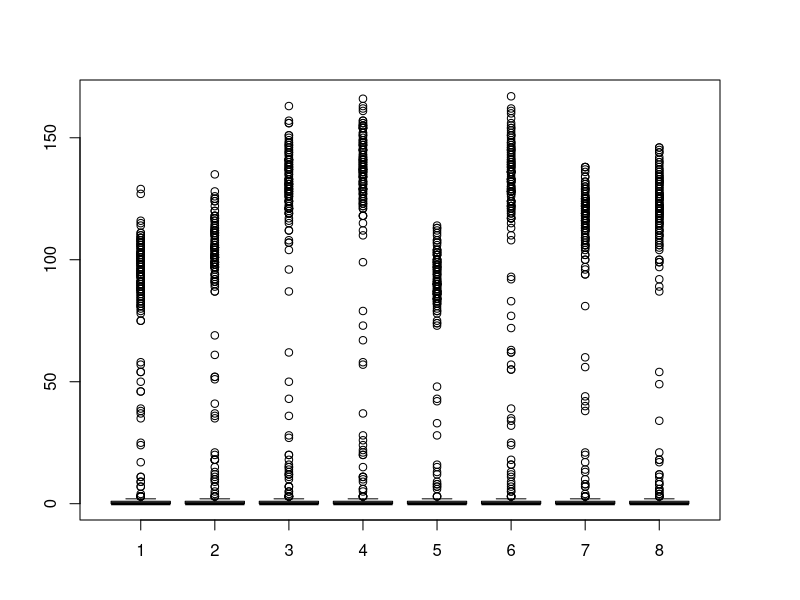
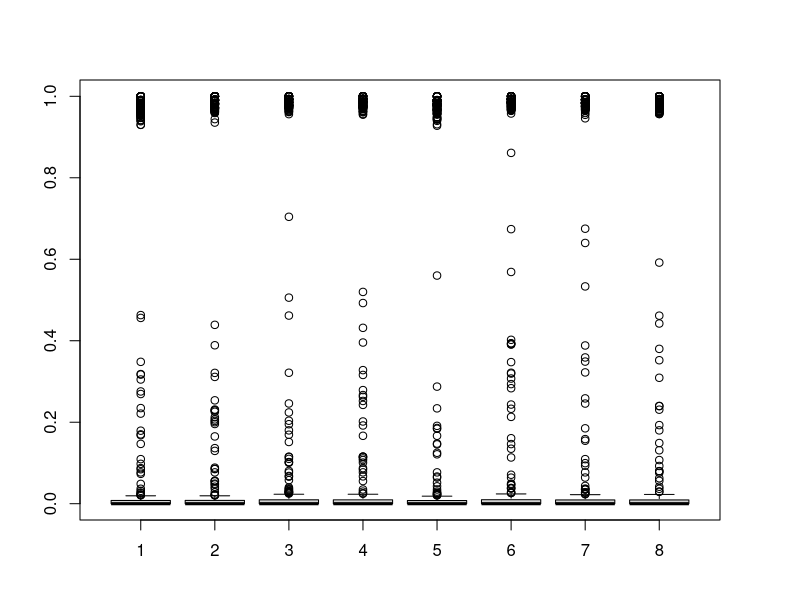
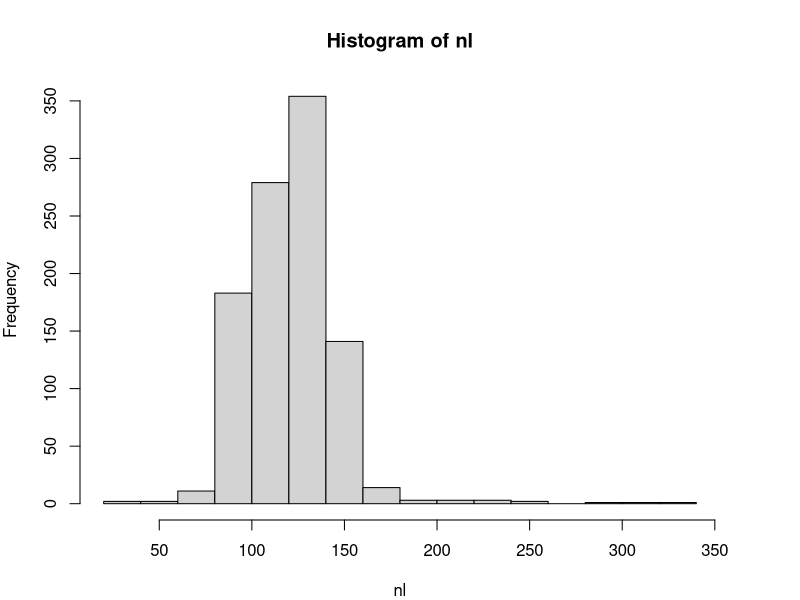
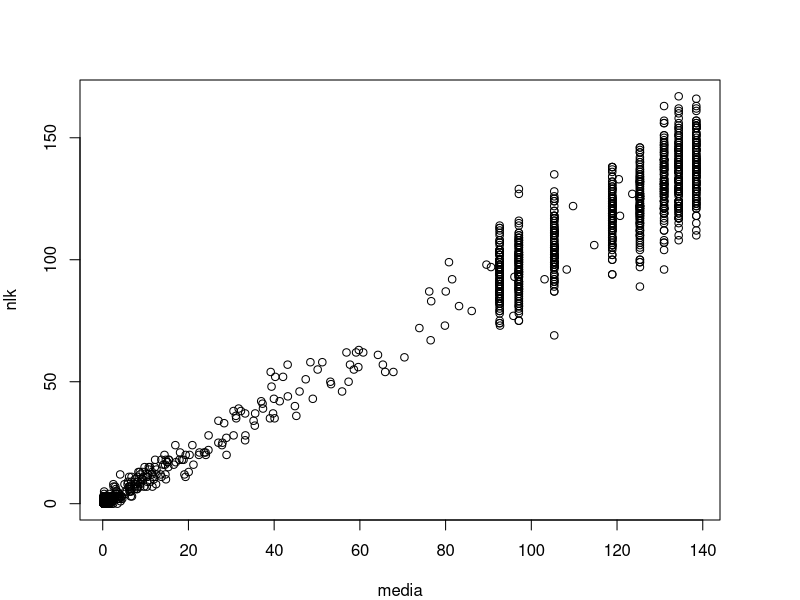
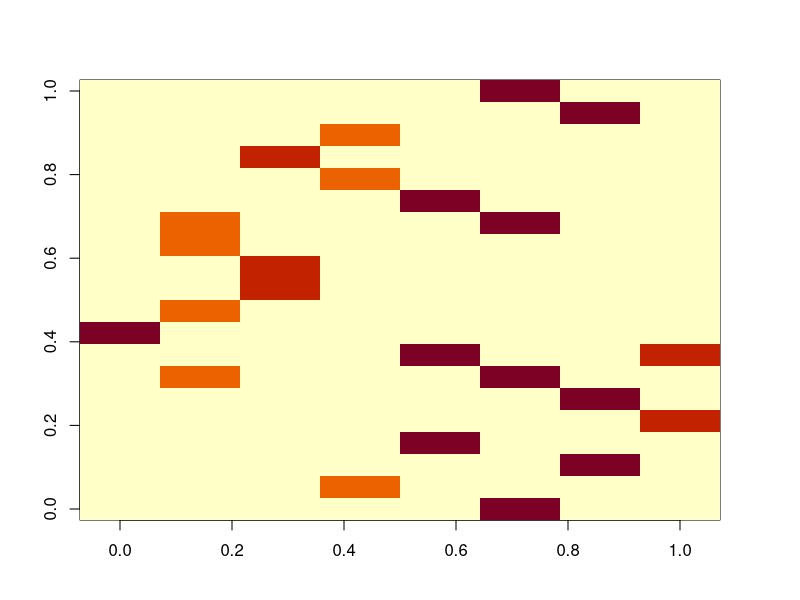
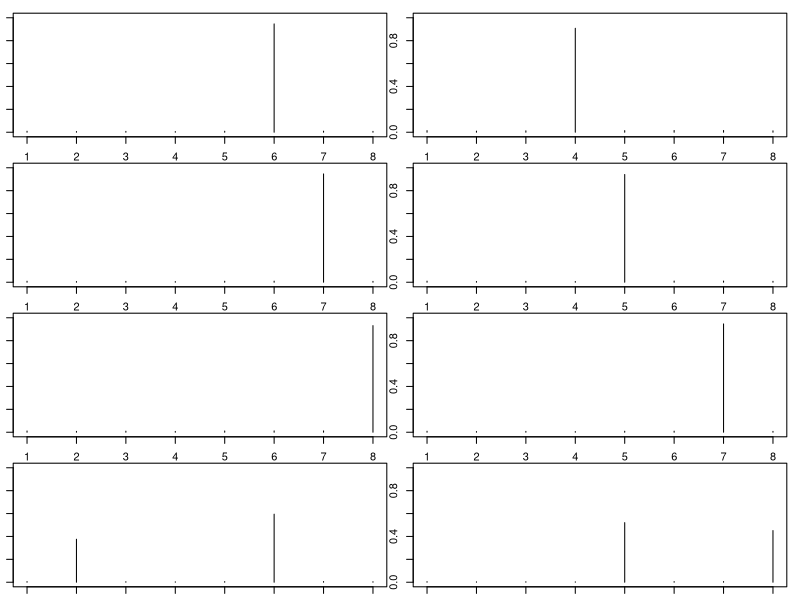
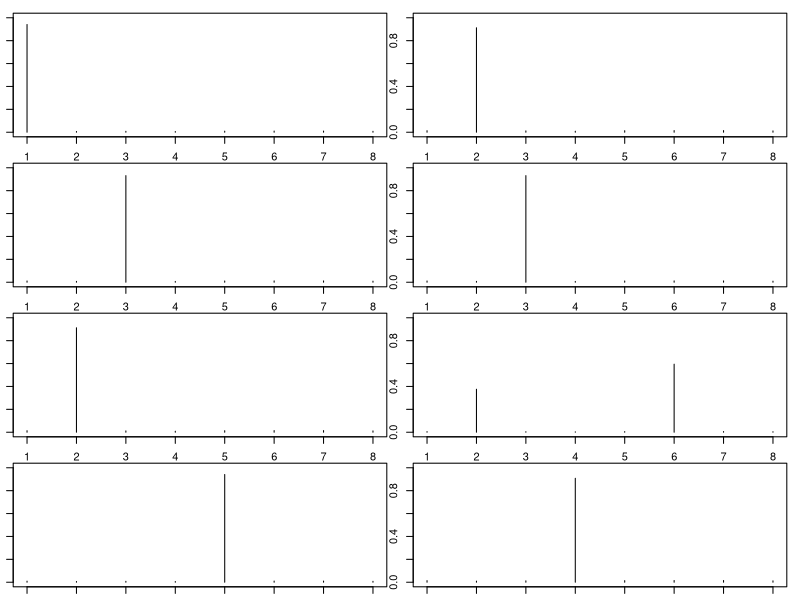
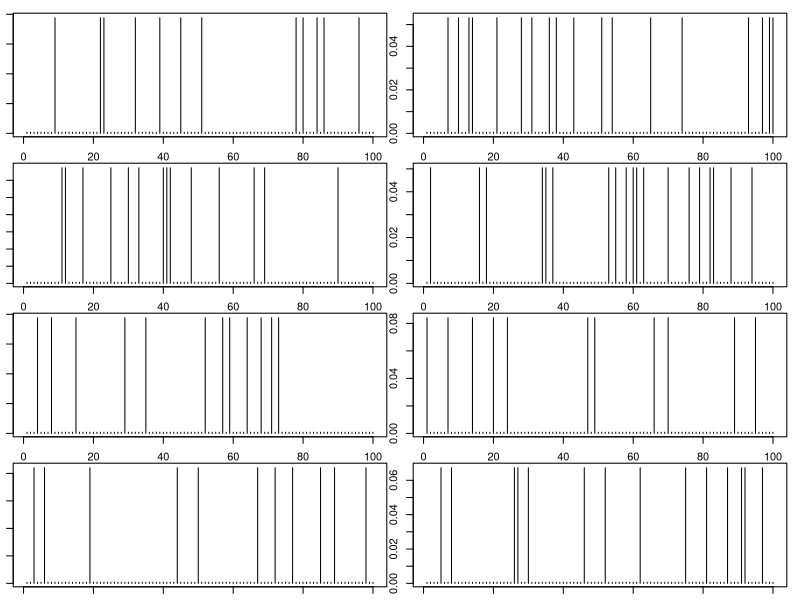

Recreate these plots in R, in order. (Note: this script raises an error after producing the figures.)
rm(list=ls(all=TRUE))
library(MCMCpack)
set.seed(40)

nloc=1000
nspp=100
ncommun=8

#design matrix
xmat=matrix(runif(nloc*ncommun,min=-3,max=3),nloc,ncommun)

#pure sites
tmp=matrix(-3,ncommun,ncommun)
diag(tmp)=3
num1=floor(nloc/ncommun)
for (i in 1:120){
  seq1=(ncommun*(i-1)+1):(ncommun*i)
  xmat[seq1,]=tmp
}
# image(xmat[1:(num1*ncommun),])

#parameters
lambda.true=lambda=runif(ncommun,min=4,max=7)
betas.true=betas=diag(1,ncommun)

#get means
lambda1=matrix(lambda,nloc,ncommun,byrow=T)
media.true=media=exp(log(lambda1)+xmat%*%betas); range(media)
head(media)

#generate N_lk
par(mfrow=c(1,1),mar=rep(4,4))
nlk=matrix(NA,nloc,ncommun)
for (i in 1:ncommun){
  nlk[,i]=rpois(nloc,media[,i])
}
nlk.true=nlk; boxplot(nlk)
z=nlk/apply(nlk,1,sum); apply(z,1,sum); boxplot(z); apply(z,2,range); apply(z>0.9,2,mean)
nl=apply(nlk,1,sum)
hist(nl)
sum(nl)

plot(media,nlk)

#generate phi (assuming that each species is strongly present in a single group) 
phi=matrix(0.01,ncommun,nspp)
num=floor(nspp/ncommun)
for (i in 1:nspp){
  n=rbinom(1,size=1,prob=0.1)+1
  ind=sample(1:ncommun,size=n)
  phi[ind,i]=1
}
phi.true=phi=phi/matrix(apply(phi,1,sum),ncommun,nspp)
apply(phi,1,sum)

image(phi[,1:20])

#per species
par(mfrow=c(4,2),mar=rep(1,4))
for (i in 1:(ncommun*2)) plot(phi[,i]/sum(phi[,i]),type='h',ylim=c(0,1))

par(mfrow=c(4,2),mar=rep(1,4))
for (i in 1:ncommun) plot(phi[i,],type='h')

# for (i in 1:nspp){ #add some zeroes
#   ind=sample(1:ncommun,size=1)
#   tmp[ind,i]=runif(1,min=0.5,max=1)
# }
# phi=tmp/matrix(rowSums(tmp),ncommun,nspp) #re-scale to make sure it sums to 1
# round(phi[,1:20],2)
# table(round(phi,2))

unique(rowSums(phi))
phi.true=phi
image(phi)

#generate actual observations y
array.lsk=array(0,dim=c(nloc,nspp,ncommun))
for (i in 1:nloc){
  for (k in 1:ncommun){
    array.lsk[i,,k]=rmultinom(1,size=nlk[i,k],prob=phi[k,])
  }
}
array.lsk.true=array.lsk
y=apply(array.lsk,c(1,2),sum)
nks=t(apply(array.lsk,c(2,3),sum))
image(y)
plot(phi,nks)

#checking if it makes sense
plot(apply(array.lsk,c(1,3),sum),nlk)
lines(c(0,1000),c(0,1000))

#look at stuff to make sure it makes sense
phi.estim=nks/matrix(rowSums(nks),ncommun,nspp)
plot(phi.true,phi.estim)
nks.true=nks

#export results
setwd('U:\\GIT_models\\git_LDA_MS')
nome='fake data.csv'
colnames(y)=paste('spp',1:nspp,sep='')
rownames(y)=paste('loc',1:nloc,sep='')
write.csv(y,nome,row.names=F)    

nome='fake data xmat.csv'
write.csv(xmat,nome,row.names=F)    
